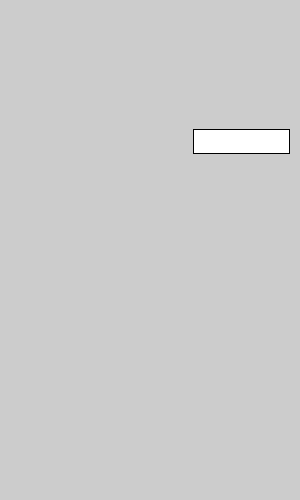
Frame 1 (no input)
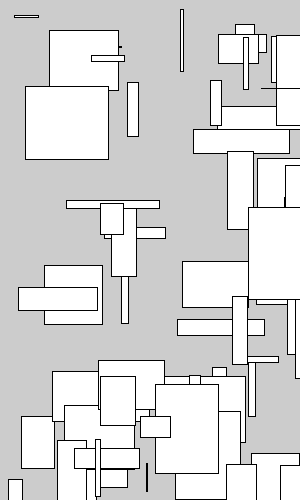
Frame 60 (the mouse pressed at the canvas centre just before this capture)
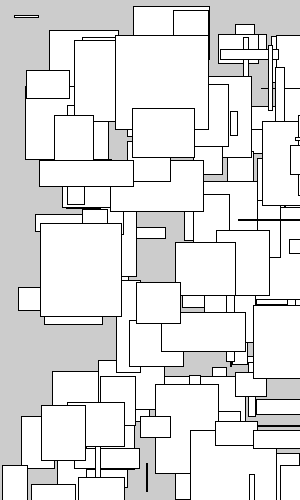
Frame 120 (the mouse held since frame 60 and released just before this capture)

The Processing sketch that drew these frames (run headless with seeded random() and noise(); from frame 60 on, the mouse is pressed at the canvas centre):

// Processing sketch: random_1
// ── random_1.pde
void setup(){
  size(300,500);
  frameRate(5);
}

void draw(){
  rect(random(width), random(height), random(100), random(100));
  println(frameRate);
}
